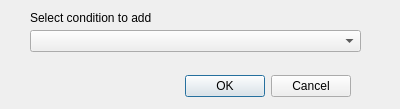
<?xml version="1.0" encoding="UTF-8"?>
<ui version="4.0">
 <class>CConditionSelector</class>
 <widget class="QDialog" name="CConditionSelector">
  <property name="geometry">
   <rect>
    <x>0</x>
    <y>0</y>
    <width>400</width>
    <height>109</height>
   </rect>
  </property>
  <property name="windowTitle">
   <string>Smart RC - Select condition to add</string>
  </property>
  <widget class="QDialogButtonBox" name="buttonBox">
   <property name="geometry">
    <rect>
     <x>10</x>
     <y>70</y>
     <width>341</width>
     <height>32</height>
    </rect>
   </property>
   <property name="orientation">
    <enum>Qt::Horizontal</enum>
   </property>
   <property name="standardButtons">
    <set>QDialogButtonBox::Cancel|QDialogButtonBox::Ok</set>
   </property>
  </widget>
  <widget class="QComboBox" name="cmbCond">
   <property name="geometry">
    <rect>
     <x>30</x>
     <y>30</y>
     <width>331</width>
     <height>22</height>
    </rect>
   </property>
  </widget>
  <widget class="QLabel" name="label">
   <property name="geometry">
    <rect>
     <x>30</x>
     <y>10</y>
     <width>121</width>
     <height>16</height>
    </rect>
   </property>
   <property name="text">
    <string>Select condition to add</string>
   </property>
  </widget>
 </widget>
 <resources/>
 <connections>
  <connection>
   <sender>buttonBox</sender>
   <signal>accepted()</signal>
   <receiver>CConditionSelector</receiver>
   <slot>accept()</slot>
   <hints>
    <hint type="sourcelabel">
     <x>248</x>
     <y>254</y>
    </hint>
    <hint type="destinationlabel">
     <x>157</x>
     <y>274</y>
    </hint>
   </hints>
  </connection>
  <connection>
   <sender>buttonBox</sender>
   <signal>rejected()</signal>
   <receiver>CConditionSelector</receiver>
   <slot>reject()</slot>
   <hints>
    <hint type="sourcelabel">
     <x>316</x>
     <y>260</y>
    </hint>
    <hint type="destinationlabel">
     <x>286</x>
     <y>274</y>
    </hint>
   </hints>
  </connection>
 </connections>
</ui>
